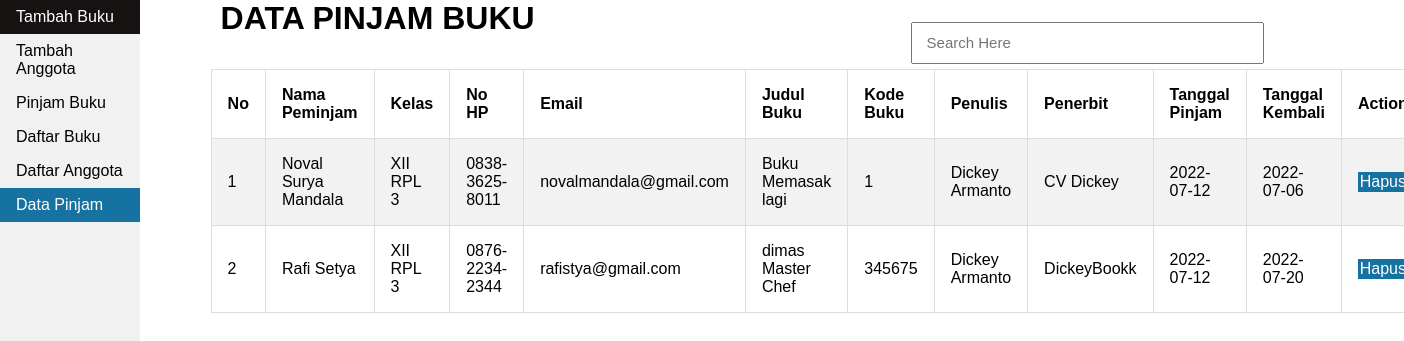
The page /view/data_pinjam.php on the database its author committed.
### tables this page shows
CREATE TABLE `peminjaman_buku` (
  `id_peminjaman_buku` int(11) NOT NULL,
  `id_peminjam` int(11) NOT NULL,
  `id_buku` int(11) NOT NULL,
  `tanggal_peminjaman` date NOT NULL,
  `tanggal_pengembalian` date NOT NULL
);

CREATE TABLE `peminjam` (
  `id_peminjam` int(11) NOT NULL,
  `nama_peminjam` varchar(255) NOT NULL,
  `kelas` varchar(10) NOT NULL,
  `no_hp` varchar(30) NOT NULL,
  `email` varchar(50) NOT NULL
);

CREATE TABLE `buku` (
  `kode_buku` int(11) NOT NULL,
  `nama_buku` varchar(255) NOT NULL,
  `penulis` varchar(255) NOT NULL,
  `penerbit` varchar(255) NOT NULL
);

### view/data_pinjam.php (the view, shortened to what this page needs)
<?php
include '../conn.php';
if (isset($_GET['q'])) {
    $prepare = $conn->prepare("SELECT id_peminjaman_buku ,nama_peminjam, kelas,no_hp, email, nama_buku, kode_buku, penulis, penerbit, tanggal_peminjaman, tanggal_pengembalian FROM peminjaman_buku
    INNER JOIN peminjam ON peminjaman_buku.id_peminjam = peminjam.id_peminjam
    INNER JOIN buku ON peminjaman_buku.id_buku = buku.kode_buku
     WHERE nama_peminjam like '%" . $_GET['q'] . "%' OR kelas like '%" . $_GET['q'] . "%'
    OR no_hp like '%" . $_GET['q'] . "%'
    OR nama_buku like '%" . $_GET['q'] . "%'
    OR kode_buku like '%" . $_GET['q'] . "%'
    OR penulis like '%" . $_GET['q'] . "%'
    OR penerbit like '%" . $_GET['q'] . "%'
    OR tanggal_peminjaman like '%" . $_GET['q'] . "%'
    OR tanggal_pengembalian like '%" . $_GET['q'] . "%'
    ");
} else {
    $prepare = $conn->prepare("SELECT id_peminjaman_buku,nama_peminjam, kelas,no_hp, email, nama_buku, kode_buku, penulis, penerbit, tanggal_peminjaman, tanggal_pengembalian FROM peminjaman_buku
    INNER JOIN peminjam ON peminjaman_buku.id_peminjam = peminjam.id_peminjam
    INNER JOIN buku ON peminjaman_buku.id_buku = buku.kode_buku");
}
$prepare->execute();
$result = $prepare->fetchAll(PDO::FETCH_ASSOC);
?>
<!DOCTYPE html>
<html lang="en">
<head>
    <link rel="stylesheet" href="../css/navbar.css">
    <link rel="stylesheet" href="../css/table.css">
</head>
<body>
    <div class="navbar">
        <ul>
            <li><a href="tambah_buku.php">Tambah Buku</a></li>
            <li><a href="tambah_anggota.php">Tambah Anggota</a></li>
            <li><a href="pinjam_buku.php">Pinjam Buku</a></li>
            <li><a href="data_buku.php">Daftar Buku</a></li>
            <li><a href="data_anggota.php">Daftar Anggota</a></li>
            <li><a class="active" href="data_pinjam.php">Data Pinjam</a></li>
        </ul>
    </div>
    <div class="container">
        <div class="judul">
            <h1 style="text-align: left; margin-left: 13%;">DATA PINJAM BUKU</h1>
            <form action="" method="get" style="text-align: right; margin-left: 13%;">
                <input type="text" name="q" placeholder="Search Here">
            </form>
        </div>
        <table border=" 1">
            <thead>
                <th>No</th>
                <th>Nama Peminjam</th>
                <th>Kelas</th>
                <th>No HP</th>
                <th>Email</th>
                <th>Judul Buku</th>
                <th>Kode Buku</th>
                <th>Penulis</th>
                <th>Penerbit</th>
                <th>Tanggal Pinjam</th>
                <th>Tanggal Kembali</th>
                <th>Action</th>
            </thead>
            <?php
            $no = 1;
            foreach ($result as $row) { ?>
            <tbody>
                <td><?php echo $no; ?></td>
                <td><?php echo $row['nama_peminjam']; ?></td>
                <td><?php echo $row['kelas']; ?></td>
                <td><?php echo $row['no_hp']; ?></td>
                <td><?php echo $row['email']; ?></td>
                <td><?php echo $row['nama_buku']; ?></td>
                <td><?php echo $row['kode_buku']; ?></td>
                <td><?php echo $row['penulis']; ?></td>
                <td><?php echo $row['penerbit']; ?></td>
                <td><?php echo $row['tanggal_peminjaman']; ?></td>
                <td><?php echo $row['tanggal_pengembalian']; ?></td>
                <td style="text-align:center;">
                    <a href="../proses/hapus_pinjam.php?id_peminjaman=<?php echo $row['id_peminjaman_buku']; ?>"
                        class="pinjam">Hapus</a>
                </td>
            </tbody>
            <?php $no++;
            }  ?>
        </table>
    </div>
</body>
</html>

### css/navbar.css (style rules this page uses)
* { padding: 0; margin: 0; box-sizing: border-box; font-family: Verdana, Geneva, Tahoma, sans-serif; }
ul { list-style-type: none; margin: 0; padding: 0; width: 10%; background-color: #f1f1f1; position: fixed; height: 100%; overflow: auto; }
li a { display: block; color: #000; padding: 8px 16px; text-decoration: none; }
li a.active { background-color: #1572A1; color: white; }

### css/table.css (style rules this page uses)
* { box-sizing: border-box; font-family: Verdana, Geneva, Tahoma, sans-serif; padding: 0; margin: 0; }
.judul { display: grid; grid-template-columns: auto auto; margin-left: 10%; margin-right: 10%; }
.judul form { display: inline; }
.judul form input { width: 80%; height: 60%; margin-left: 20%; margin-top: 5%; font-size: 15px; padding: 3%; }
table { border-collapse: collapse; border-spacing: 0; width: 80%; border: 1px solid #ddd; margin-left: 15%; margin-right: auto; }
table a { text-decoration: none; color: black; }
th, td { text-align: left; padding: 16px; }
tbody:nth-child(even) { background-color: #f2f2f2; }
.pinjam { background-color: #1572A1; padding: 3%; color: white; transition: .1s; }

### rows shown on the page
peminjaman_buku: id_peminjam.nama_peminjam "Noval Surya Mandala", id_peminjam.kelas "XII RPL 3", id_peminjam.no_hp "0838-3625-8011", id_peminjam.email "novalmandala@gmail.com", id_buku.nama_buku "Buku Memasak lagi", id_buku.kode_buku "1", id_buku.penulis "Dickey Armanto", id_buku.penerbit "CV Dickey", tanggal_peminjaman "2022-07-12", tanggal_pengembalian "2022-07-06"
peminjaman_buku: id_peminjam.nama_peminjam "Rafi Setya", id_peminjam.kelas "XII RPL 3", id_peminjam.no_hp "0876-2234-2344", id_peminjam.email "rafistya@gmail.com", id_buku.nama_buku "dimas Master Chef", id_buku.kode_buku "345675", id_buku.penulis "Dickey Armanto", id_buku.penerbit "DickeyBookk", tanggal_peminjaman "2022-07-12", tanggal_pengembalian "2022-07-20"
